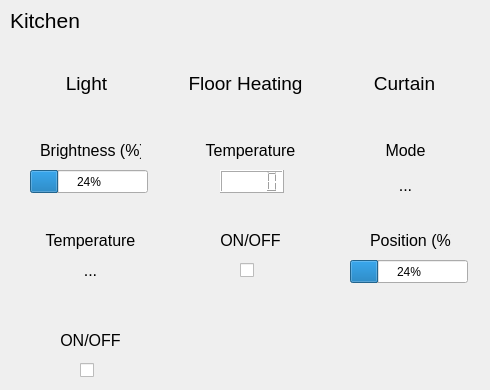
    <widget class="QWidget" name="page_2">
     <widget class="QLabel" name="label_4">
      <property name="geometry">
       <rect>
        <x>10</x>
        <y>10</y>
        <width>71</width>
        <height>21</height>
       </rect>
      </property>
      <property name="font">
       <font>
        <pointsize>16</pointsize>
       </font>
      </property>
      <property name="text">
       <string>Kitchen</string>
      </property>
     </widget>
     <widget class="QWidget" name="layoutWidget_2">
      <property name="geometry">
       <rect>
        <x>10</x>
        <y>70</y>
        <width>471</width>
        <height>28</height>
       </rect>
      </property>
      <layout class="QHBoxLayout" name="horizontalLayout_3">
       <item>
        <widget class="QLabel" name="label_13">
         <property name="text">
          <string>&lt;html&gt;&lt;head/&gt;&lt;body&gt;&lt;p align=&quot;center&quot;&gt;&lt;span style=&quot; font-size:14pt;&quot;&gt;Light&lt;/span&gt;&lt;/p&gt;&lt;/body&gt;&lt;/html&gt;</string>
         </property>
        </widget>
       </item>
       <item>
        <widget class="QLabel" name="label_14">
         <property name="text">
          <string>&lt;html&gt;&lt;head/&gt;&lt;body&gt;&lt;p align=&quot;center&quot;&gt;&lt;span style=&quot; font-size:14pt;&quot;&gt;Floor Heating&lt;/span&gt;&lt;/p&gt;&lt;/body&gt;&lt;/html&gt;</string>
         </property>
        </widget>
       </item>
       <item>
        <widget class="QLabel" name="label_15">
         <property name="text">
          <string>&lt;html&gt;&lt;head/&gt;&lt;body&gt;&lt;p align=&quot;center&quot;&gt;&lt;span style=&quot; font-size:14pt;&quot;&gt;Curtain&lt;/span&gt;&lt;/p&gt;&lt;/body&gt;&lt;/html&gt;</string>
         </property>
        </widget>
       </item>
      </layout>
     </widget>
     <widget class="QLabel" name="label_63">
      <property name="geometry">
       <rect>
        <x>370</x>
        <y>130</y>
        <width>71</width>
        <height>41</height>
       </rect>
      </property>
      <property name="text">
       <string>&lt;html&gt;&lt;head/&gt;&lt;body&gt;&lt;p align=&quot;center&quot;&gt;&lt;span style=&quot; font-size:12pt;&quot;&gt;Mode&lt;/span&gt;&lt;/p&gt;&lt;/body&gt;&lt;/html&gt;</string>
      </property>
     </widget>
     <widget class="QLabel" name="label_64">
      <property name="geometry">
       <rect>
        <x>200</x>
        <y>220</y>
        <width>101</width>
        <height>41</height>
       </rect>
      </property>
      <property name="text">
       <string>&lt;html&gt;&lt;head/&gt;&lt;body&gt;&lt;p align=&quot;center&quot;&gt;&lt;span style=&quot; font-size:12pt;&quot;&gt;ON/OFF&lt;/span&gt;&lt;/p&gt;&lt;/body&gt;&lt;/html&gt;</string>
      </property>
     </widget>
     <widget class="QLabel" name="label_65">
      <property name="geometry">
       <rect>
        <x>200</x>
        <y>130</y>
        <width>101</width>
        <height>41</height>
       </rect>
      </property>
      <property name="text">
       <string>&lt;html&gt;&lt;head/&gt;&lt;body&gt;&lt;p align=&quot;center&quot;&gt;&lt;span style=&quot; font-size:12pt;&quot;&gt;Temperature&lt;/span&gt;&lt;/p&gt;&lt;/body&gt;&lt;/html&gt;</string>
      </property>
     </widget>
     <widget class="QLabel" name="label_66">
      <property name="geometry">
       <rect>
        <x>40</x>
        <y>320</y>
        <width>101</width>
        <height>41</height>
       </rect>
      </property>
      <property name="text">
       <string>&lt;html&gt;&lt;head/&gt;&lt;body&gt;&lt;p align=&quot;center&quot;&gt;&lt;span style=&quot; font-size:12pt;&quot;&gt;ON/OFF&lt;/span&gt;&lt;/p&gt;&lt;/body&gt;&lt;/html&gt;</string>
      </property>
     </widget>
     <widget class="QLabel" name="label_67">
      <property name="geometry">
       <rect>
        <x>40</x>
        <y>130</y>
        <width>101</width>
        <height>41</height>
       </rect>
      </property>
      <property name="text">
       <string>&lt;html&gt;&lt;head/&gt;&lt;body&gt;&lt;p align=&quot;center&quot;&gt;&lt;span style=&quot; font-size:12pt;&quot;&gt;Brightness (%)&lt;/span&gt;&lt;/p&gt;&lt;/body&gt;&lt;/html&gt;</string>
      </property>
     </widget>
     <widget class="QLabel" name="label_68">
      <property name="geometry">
       <rect>
        <x>370</x>
        <y>220</y>
        <width>81</width>
        <height>41</height>
       </rect>
      </property>
      <property name="text">
       <string>&lt;html&gt;&lt;head/&gt;&lt;body&gt;&lt;p align=&quot;center&quot;&gt;&lt;span style=&quot; font-size:12pt;&quot;&gt;Position (%)&lt;/span&gt;&lt;/p&gt;&lt;/body&gt;&lt;/html&gt;</string>
      </property>
     </widget>
     <widget class="QLabel" name="label_69">
      <property name="geometry">
       <rect>
        <x>40</x>
        <y>220</y>
        <width>101</width>
        <height>41</height>
       </rect>
      </property>
      <property name="text">
       <string>&lt;html&gt;&lt;head/&gt;&lt;body&gt;&lt;p align=&quot;center&quot;&gt;&lt;span style=&quot; font-size:12pt;&quot;&gt;Temperature&lt;/span&gt;&lt;/p&gt;&lt;/body&gt;&lt;/html&gt;</string>
      </property>
     </widget>
     <widget class="QCheckBox" name="checkBox_6">
      <property name="geometry">
       <rect>
        <x>240</x>
        <y>260</y>
        <width>21</width>
        <height>21</height>
       </rect>
      </property>
      <property name="text">
       <string/>
      </property>
      <property name="checkable">
       <bool>true</bool>
      </property>
      <property name="tristate">
       <bool>false</bool>
      </property>
     </widget>
     <widget class="QLCDNumber" name="lcdNumber_3">
      <property name="geometry">
       <rect>
        <x>220</x>
        <y>170</y>
        <width>64</width>
        <height>23</height>
       </rect>
      </property>
      <property name="styleSheet">
       <string notr="true">color: rgb(0, 0, 0);
background-color: rgb(255, 255, 255);</string>
      </property>
     </widget>
     <widget class="QProgressBar" name="progressBar_6">
      <property name="geometry">
       <rect>
        <x>350</x>
        <y>260</y>
        <width>118</width>
        <height>23</height>
       </rect>
      </property>
      <property name="value">
       <number>24</number>
      </property>
     </widget>
     <widget class="QLabel" name="label_92">
      <property name="geometry">
       <rect>
        <x>360</x>
        <y>170</y>
        <width>91</width>
        <height>31</height>
       </rect>
      </property>
      <property name="font">
       <font>
        <pointsize>12</pointsize>
       </font>
      </property>
      <property name="text">
       <string>&lt;html&gt;&lt;head/&gt;&lt;body&gt;&lt;p align=&quot;center&quot;&gt;&lt;span style=&quot; font-size:12pt;&quot;&gt;...&lt;/span&gt;&lt;/p&gt;&lt;/body&gt;&lt;/html&gt;</string>
      </property>
     </widget>
     <widget class="QLabel" name="label_93">
      <property name="geometry">
       <rect>
        <x>40</x>
        <y>260</y>
        <width>101</width>
        <height>21</height>
       </rect>
      </property>
      <property name="font">
       <font>
        <pointsize>12</pointsize>
       </font>
      </property>
      <property name="text">
       <string>&lt;html&gt;&lt;head/&gt;&lt;body&gt;&lt;p align=&quot;center&quot;&gt;...&lt;/p&gt;&lt;/body&gt;&lt;/html&gt;</string>
      </property>
      <property name="textFormat">
       <enum>Qt::TextFormat::RichText</enum>
      </property>
     </widget>
     <widget class="QCheckBox" name="checkBox_5">
      <property name="geometry">
       <rect>
        <x>80</x>
        <y>360</y>
        <width>21</width>
        <height>21</height>
       </rect>
      </property>
      <property name="text">
       <string/>
      </property>
      <property name="checkable">
       <bool>true</bool>
      </property>
      <property name="tristate">
       <bool>false</bool>
      </property>
     </widget>
     <widget class="QProgressBar" name="progressBar_5">
      <property name="geometry">
       <rect>
        <x>30</x>
        <y>170</y>
        <width>118</width>
        <height>23</height>
       </rect>
      </property>
      <property name="value">
       <number>24</number>
      </property>
     </widget>
    </widget>
